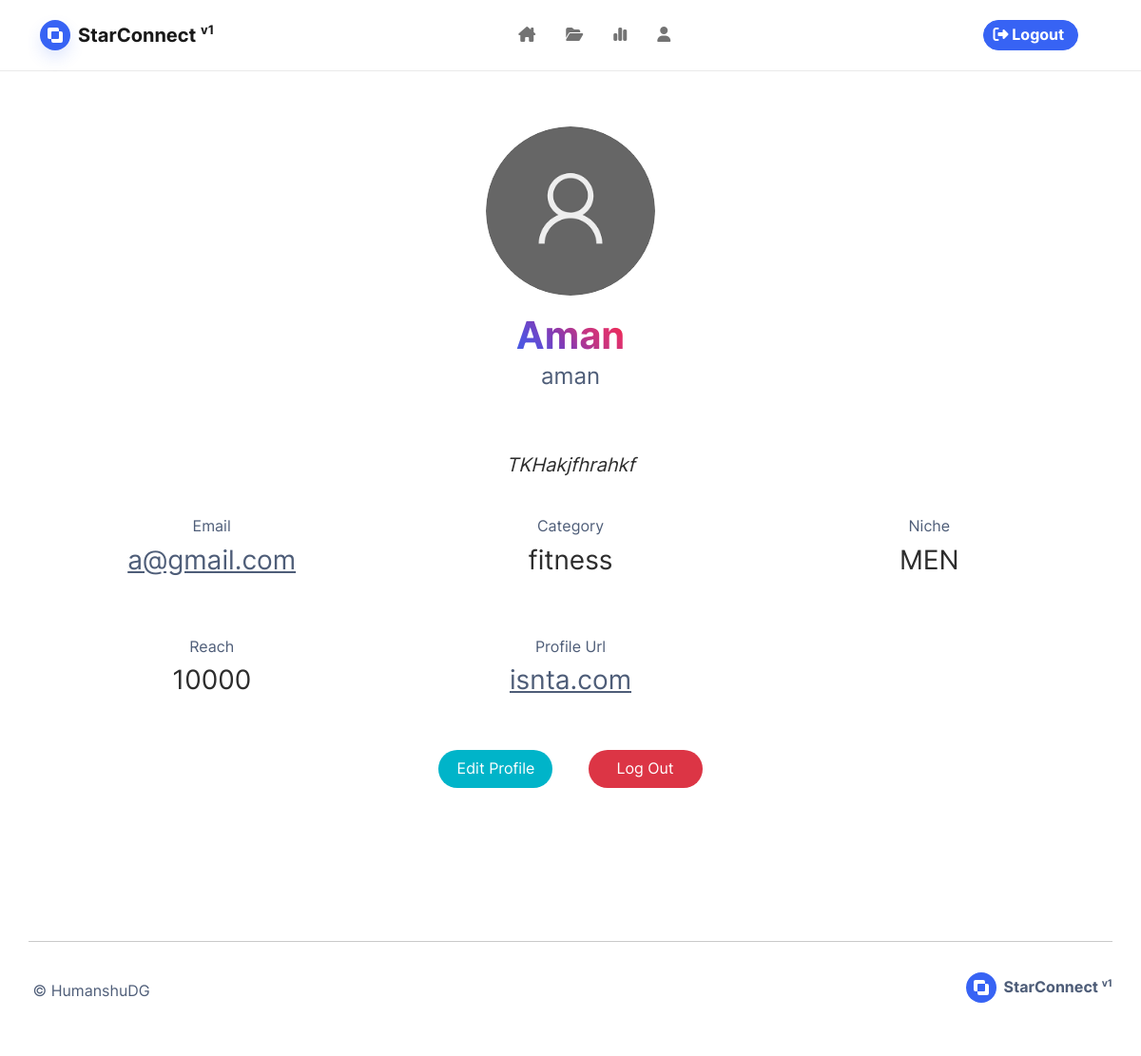
Screenshot of /account (signed in) with the database file from the repository.
### base/models.py (models this page shows, shortened)
class Influencer(db.Model):
    id = db.Column(db.Integer, primary_key=True)
    user_id = db.Column(db.Integer, db.ForeignKey('user.id'), unique=True)
    influencer_name = db.Column(db.String(100), nullable=False)
    category = db.Column(db.String(100), nullable=False)
    niche = db.Column(db.String(100), nullable=False)
    reach = db.Column(db.Integer, nullable=False)
    profile_url = db.Column(db.String(100), nullable=True)
    image_file = db.Column(db.String(50), nullable=False, default='default.jpg')
    bio = db.Column(db.Text(), nullable=True)
    campaign_requests = db.relationship('CampaignRequest', backref='campaign_requests', uselist=True)
    campaign_contracts = db.relationship('Contract', backref='campaign_contracts', uselist=True)

class User(db.Model, UserMixin):
    id = db.Column(db.Integer, primary_key=True)
    username = db.Column(db.String(20), unique=True, nullable=False)
    email = db.Column(db.String(120), unique=True, nullable=False)
    password = db.Column(db.String(60), nullable=False)
    sponsor = db.relationship('Sponsor', backref='sponsor', uselist=False)
    influencer = db.relationship('Influencer', backref='influencer', uselist=False, cascade = "all,delete")
    is_disabled = db.Column(db.Boolean, default=True)
    is_banned = db.Column(db.Boolean, default=False)
    role = db.Column(db.String(), default="INFLUENCER")

### base/routes.py (the view)
@login_required
@role_required(Role.INFLUENCER.value, Role.SPONSOR.value)
@app.route("/account")
def account():
    if current_user.role == Role.SPONSOR.value:
        image_file = url_for('static', filename='profile_pics/' + current_user.sponsor.image_file)
        return render_template('profile/sponsor-profile.html', title='Profile', image_file=image_file)
    if current_user.role == Role.INFLUENCER.value:
        image_file = url_for('static', filename='profile_pics/' + current_user.influencer.image_file)
        return render_template('profile/influencer-profile.html', title='Profile', image_file=image_file)
    return redirect(url_for('home'))

### base/models.py (called while the page is built)
@login_manager.user_loader
def load_user(user_id):
    return User.query.get(int(user_id))

### base/templates/profile/influencer-profile.html (shortened to what this page needs)
{% extends 'base.html' %}
{% block blog %}
<section class="container py-5">
    <div class="container pe-xl-0 ps-xl-0">
        <h1
            class="fw-bold text-center ps-0 pb-0 mb-0 ps-md-0 pe-lg-0"
            style="font-size: 40px; text-align: center"
        >
            <img
                class="rounded-circle"
                style="
                    width: 16%;
                    aspect-ratio: 1;
                    margin: 10px;
                    object-fit: cover;
                "
                src="{{ image_file }}"
            />
            <br />
        </h1>
        <h1
            class="fw-bold text-center py-2 ps-0 pb-0 mb-0 ps-md-0 pe-lg-0"
            style="font-size: 40px; text-align: center"
        >
            <span
                style="
                    background: -webkit-linear-gradient(
                        45deg,
                        rgba(64, 93, 230, 1),
                        rgba(88, 81, 219, 1),
                        rgba(131, 58, 180, 1),
                        rgba(193, 53, 132, 1),
                        rgba(225, 48, 108, 1),
                        rgba(253, 29, 29, 1)
                    );
                    -webkit-background-clip: text;
                    -webkit-text-fill-color: transparent;
                "
            >
                {{ current_user.influencer.influencer_name }}
            </span>
        </h1>
		<p><span class="text-muted fs-4">{{current_user.username}}</span></p>
        <br />
        <blockquote
                class="blockquote text-center"
                style="
                    color: auto;
                    max-width: 60%;
                    border-radius: 25px;
                    padding: 16px 24px;
                    text-shadow: #ffffff 1px 0px 20px;
                "
            >
                <i> {{ current_user.influencer.bio }} </i>
            </blockquote>
        <div class="col-md-12 mb-4" style="display: grid; grid-template-columns: 1fr 1fr 1fr;column-gap: 1rem;row-gap: 2rem; place-items: center;">
			<div class="m-1 col-md-12 col-sm-12">
				<div class="mb-2">
					<label class="text-muted">
						Email
					</label>
					<p class="text-center fs-3"><a href="mailto:{{current_user.email}}" target="_blank">{{current_user.email}}</a></p>
				</div>
			</div>
			<div class="m-1 col-md-12 col-sm-12">
				<div class="mb-2">
					<label class="text-muted">
						Category
					</label>
					<p class="text-center fs-3">{{current_user.influencer.category}}</p>
				</div>
			</div>
			<div class="m-1 col-md-12 col-sm-12">
				<div class="mb-2">
					<label class="text-muted">
						Niche
					</label>
					<p class="text-center fs-3">{{current_user.influencer.niche}}</p>
				</div>
			</div>
            <div class="m-1 col-md-12 col-sm-12">
				<div class="mb-2">
					<label class="text-muted">
						Reach
					</label>
					<p class="text-center fs-3">{{current_user.influencer.reach}}</p>
				</div>
			</div>
            <div class="m-1 col-md-12 col-sm-12">
				<div class="mb-2">
					<label class="text-muted">
						Profile Url
					</label>
					<p class="text-center fs-3"><a target="_blank" href="https://{{current_user.influencer.profile_url}}">{{current_user.influencer.profile_url}}</a></p>
				</div>
			</div>
        </div>
        <h1
            class="fw-bold text-center ps-0 pb-0 mb-0 ps-md-0 pe-lg-0"
            style="font-size: 40px; text-align: center"
        >
            <a href="{{ url_for('influencer_account_edit') }}">
                <button
                    class="btn btn-info fs-6 fw-light text-center border-0 align-items-center align-content-center align-self-center m-auto pt-xl-1 pb-xl-1 pe-xl-2 ps-xl-2 pt-1 mt-0 pb-0 mb-0 me-0 pe-md-1 pb-md-0 mb-md-0"
                    type="button"
                    style="
                        height: 40px;
                        width: 120px;
                        font-size: 1px;
                        padding: 0px 0px;
                        text-align: center;
                    "
                >
                    <b> Edit Profile </b>
                </button>
            </a>
            <a href="/logout">
                <button
                    class="btn btn-danger fs-6 fw-light text-center border-0 align-items-center align-content-center align-self-center m-auto pt-xl-1 pb-xl-1 pe-xl-2 ps-xl-2 pt-1 mt-0 pb-0 mb-0 me-0 pe-md-1 pb-md-0 mb-md-0"
                    type="button"
                    style="
                        height: 40px;
                        width: 120px;
                        font-size: 1px;
                        padding: 0px 0px;
                        text-align: center;
                    "
                >
                    <b> Log Out </b>
                </button>
            </a>
            <br />
        </h1>
        <h1
            class="fw-bold text-center ps-0 pb-0 mb-0 ps-md-0 pe-lg-0"
            style="font-size: 40px; text-align: center"
        >
            <br />
        </h1>
    </div>
</section>
{% endblock %}

### rows the page displays
Influencer: influencer.influencer_name "Aman", influencer.bio "TKHakjfhrahkf", influencer.category "fitness", influencer.niche "MEN", influencer.reach "10000", influencer.profile_url "isnta.com"
User: username "aman", email "a@gmail.com"
